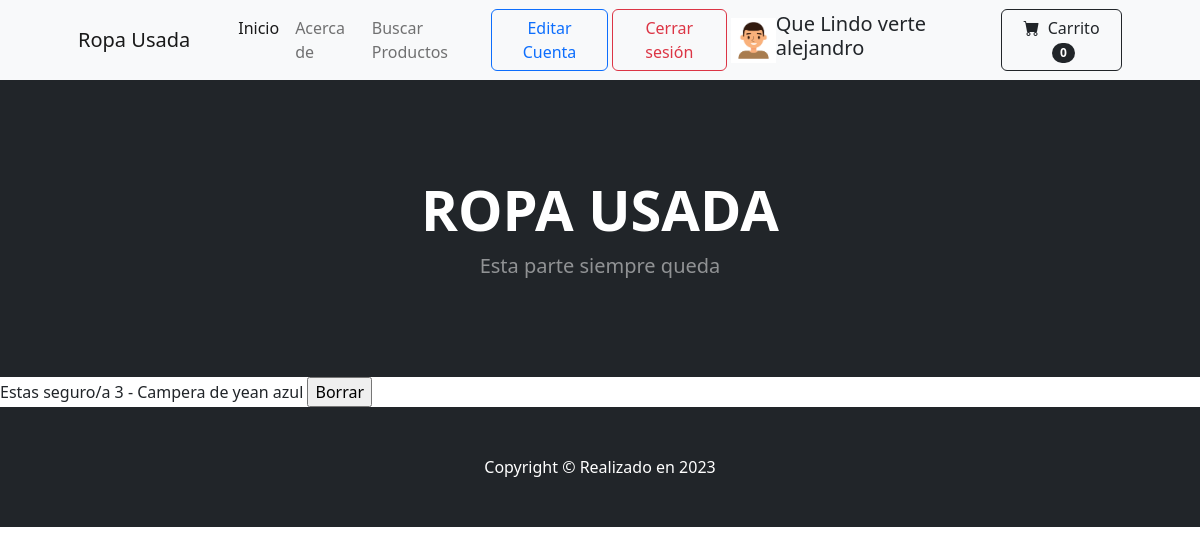
Before: /class-del-producto/3/ (signed in) with the older database file.
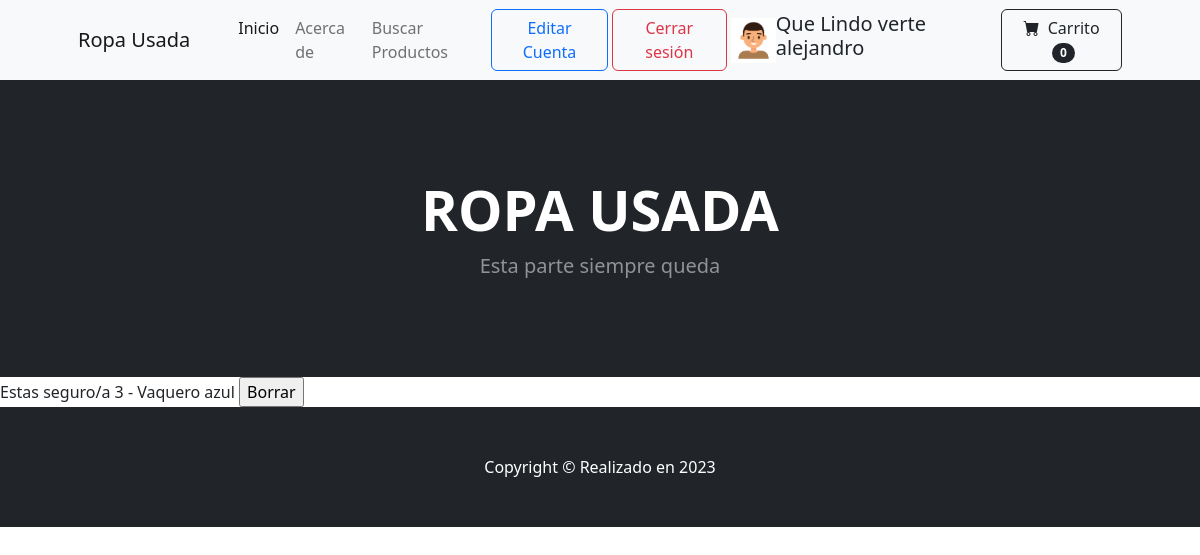
After: the same page with the newer database file.
### MiApp/models.py (models this page shows)
class Productos(models.Model):
    nombre     = models.CharField(max_length=80)
    categoria  = models.CharField(max_length=20)
    precio     = models.DecimalField(max_digits=19, decimal_places=2)
    descrip    = models.TextField(blank=True)
    imagen     = models.ImageField(upload_to='productos', null=True, blank = True)
    def __str__(self):
        return f"{self.id} - {self.nombre}"

### MiApp/views.py (the view)
# urls.py: path('class-del-producto/<pk>/', views.ProductoDeleteView.as_view(), name="Pro_Del"),
class ProductoDeleteView(LoginRequiredMixin, DeleteView):
    model = Productos
    success_url = reverse_lazy("List")
    template_name = 'MiApp/producto_delete.html'

### CarritoApp/context_processors.py (called while the page is built)
def total_carrito (request):
    total = 0
    totitem = 0
    if request.user.is_authenticated:
        if request.session.get("carrito"):
            for key , value in request.session["carrito"].items():
                total += float(value["acumulado"])
                totitem += int(value["cantidad"])
    return {"total_carrito" : total,
            "total_items" : totitem}

### MiApp/context_processors.py (called while the page is built)
def custom_avatar(request):
    context = auth(request)
    user = context['user']
    if user.is_authenticated:
        try:
            image = User1.objects.get(user= request.user.id)
            mi_avatar = image.dame_ruta()
        except:
            mi_avatar = ""
        if len(mi_avatar) > 0:
            context['mi_avatar'] = mi_avatar
        else:
            context['mi_avatar'] = f"{settings.MEDIA_URL}avatares/generico.png"
    return context

### MiApp/models.py (called while the page is built)
    def dame_ruta(self):
        return f"{settings.MEDIA_URL}{self.imagen}"

### MiApp/templates/MiApp/producto_delete.html (shortened to what this page needs)
{% extends 'MiApp/base.html' %}
{% load static %}
{% block seccion1 %}
<form method="POST">
    Estas seguro/a {{ object }}
    <input type="submit" value="Borrar">
</form>
{% endblock seccion1 %}

Changed rows visible on the page:
changed Productos: id+nombre "3 - Campera de yean azul" → "3 - Vaquero azul"
